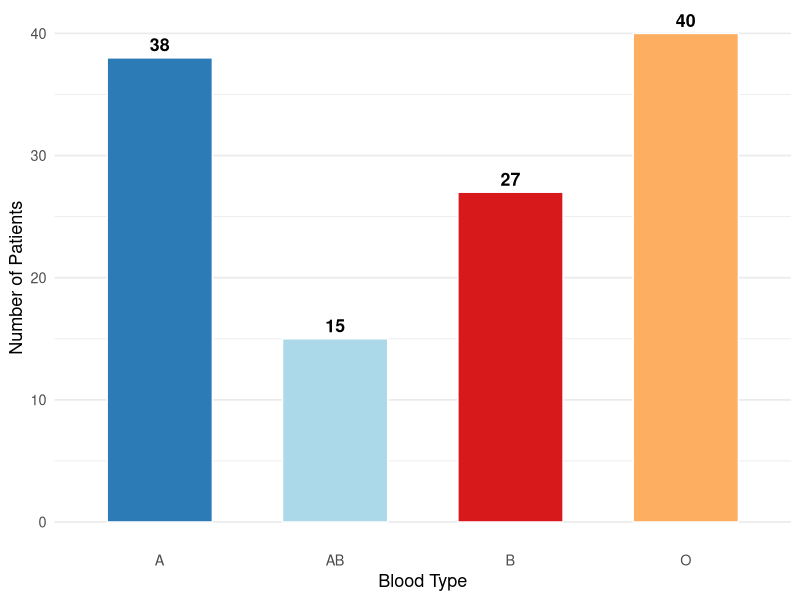
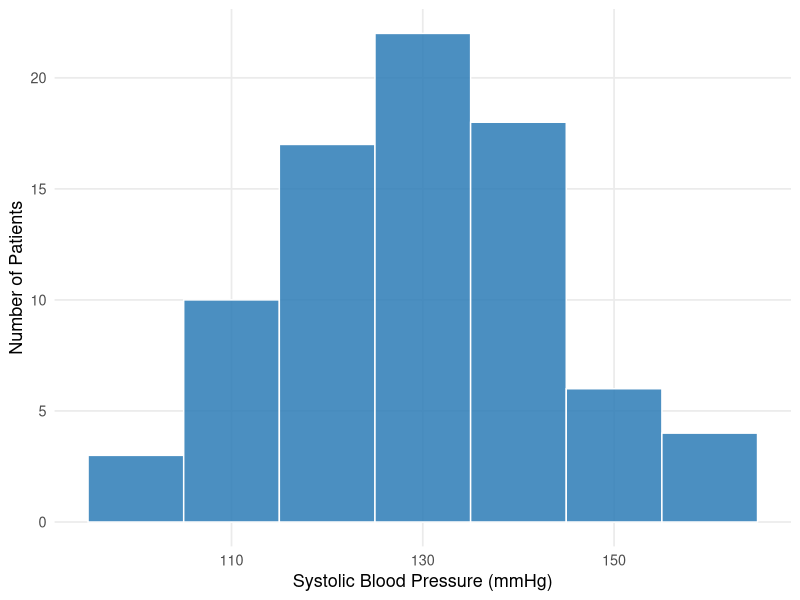
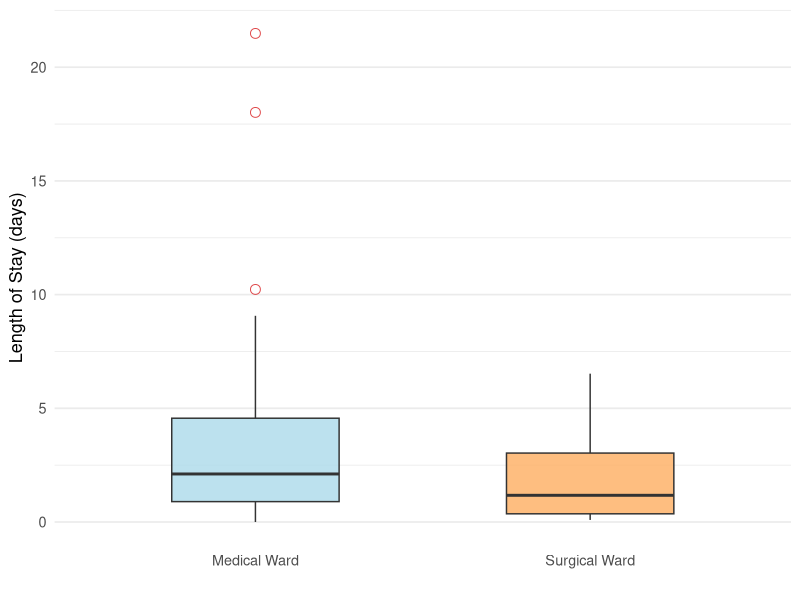

Recreate these plots in R, in order.
## ---- chunk 1
#| label: setup
#| include: false

library(ggplot2)
library(knitr)
library(kableExtra)
library(dplyr)
# Table helpers (used by the book and the slides)
# tbl_fs(): font size; PDF tables use 10pt so they fit the page width
# pdf_w():  fixed column width in the PDF only, so long text wraps
tbl_fs <- function(html_size = 13) if (knitr::is_latex_output()) 10 else html_size
pdf_w  <- function(x) if (knitr::is_latex_output()) x else NULL
## ---- chunk 2
#| label: tbl-central
#| tbl-cap: "Choosing the Right Measure of Central Tendency"

ct <- data.frame(
  Measure = c("Mean", "Median", "Mode"),
  `Best For` = c(
    "Numerical data (continuous or discrete), symmetric distribution",
    "Numerical data with skewness or outliers; Ordinal data",
    "Nominal data; finding the most common category"
  ),
  `Example` = c(
    "Average patient age, average blood glucose",
    "Average length of hospital stay (skewed by long-stay patients)",
    "Most common blood type on a ward, most common reason for admission"
  )
)

kable(ct, col.names = c("Measure", "Best For", "Example"),
      align = c("l","l","l")) |>
  kable_styling(bootstrap_options = c("striped","hover","bordered"),
                full_width = FALSE, font_size = tbl_fs(13)) |>
  column_spec(1, bold = TRUE, color = "#2c7bb6", width = pdf_w("0.8in")) |>
  column_spec(2, width = pdf_w("2.4in")) |>
  column_spec(3, width = pdf_w("2.5in"))
## ---- chunk 3
#| label: tbl-variability
#| tbl-cap: "Summary of Numerical Summary Measures"

vm <- data.frame(
  Measure = c("Mean", "Median", "Mode", "Range", "Variance",
              "Standard Deviation", "Interquartile Range"),
  Symbol = c("xbar", "Md", "Mo", "Max - Min", "s2", "s", "Q3 - Q1"),
  Purpose = c("Central tendency", "Central tendency",
               "Central tendency", "Spread",
               "Spread (squared units)", "Spread (original units)",
               "Spread of the middle 50%"),
  `Data Type` = c("Numerical", "Numerical / Ordinal",
                   "Any", "Numerical",
                   "Numerical", "Numerical", "Numerical / Ordinal")
)

kable(vm, col.names = c("Measure","Symbol","Purpose","Appropriate Data Type"),
      align = c("l","c","l","l")) |>
  kable_styling(bootstrap_options = c("striped","hover","bordered"),
                full_width = FALSE, font_size = tbl_fs(13)) |>
  column_spec(1, bold = TRUE, color = "#2c7bb6")
## ---- chunk 4
#| label: tbl-sd-calc
#| tbl-cap: "Column totals for the standard deviation"

hr <- c(68, 68, 72, 72, 74, 78, 85, 90, 110)
n  <- length(hr)
Sx <- sum(hr); Sx2 <- sum(hr^2)
br <- n * Sx2 - Sx^2                       # n * sum(x^2) - (sum x)^2
fm <- function(v) format(v, big.mark = "{,}", scientific = FALSE)   # for $math$

sd_table <- data.frame(
  Patient = c(paste0("Patient ", 1:n), "Total"),
  x       = c(hr, Sx),
  x2      = c(hr^2, Sx2)
)

kable(sd_table,
      col.names = c("Patient", "Heart rate x", "x^2"),
      align = c("l","c","c"), format.args = list(big.mark = ",")) |>
  kable_styling(bootstrap_options = c("striped","hover","bordered"),
                full_width = FALSE, font_size = tbl_fs(13)) |>
  row_spec(n + 1, bold = TRUE) |>
  row_spec(0, bold = TRUE, color = "white", background = "#2c7bb6")
## ---- chunk 5
#| label: fig-bar
#| fig-cap: "Bar Chart: Blood Types of 120 Patients in a Medical Ward"
#| fig-align: center
#| fig-height: 4
#| fig-width: 6

blood <- data.frame(
  type = c("A", "B", "AB", "O"),
  count = c(38, 27, 15, 40)
)

ggplot(blood, aes(x = type, y = count, fill = type)) +
  geom_bar(stat = "identity", width = 0.6, color = "white") +
  geom_text(aes(label = count), vjust = -0.5, size = 4.5, fontface = "bold") +
  scale_fill_manual(values = c("#2c7bb6","#abd9e9","#d7191c","#fdae61")) +
  labs(x = "Blood Type", y = "Number of Patients") +
  theme_minimal(base_size = 13) +
  theme(legend.position = "none",
        panel.grid.major.x = element_blank())
## ---- chunk 6
#| label: fig-hist
#| fig-cap: "Histogram: Systolic Blood Pressure of 80 Patients"
#| fig-align: center
#| fig-height: 4
#| fig-width: 6

set.seed(123)
bp_data <- data.frame(sbp = round(rnorm(80, mean = 130, sd = 15)))

ggplot(bp_data, aes(x = sbp)) +
  geom_histogram(binwidth = 10, fill = "#2c7bb6", color = "white", alpha = 0.85) +
  labs(x = "Systolic Blood Pressure (mmHg)", y = "Number of Patients") +
  theme_minimal(base_size = 13) +
  theme(panel.grid.minor = element_blank())
## ---- chunk 7
#| label: fig-boxplot
#| fig-cap: "Box Plot: Comparing Length of Hospital Stay Between Two Wards"
#| fig-align: center
#| fig-height: 4
#| fig-width: 6

set.seed(99)
stay <- data.frame(
  days = c(rexp(50, 0.3), rexp(50, 0.5)),
  ward = rep(c("Medical Ward", "Surgical Ward"), each = 50)
)

ggplot(stay, aes(x = ward, y = days, fill = ward)) +
  geom_boxplot(width = 0.5, outlier.color = "#d7191c",
               outlier.shape = 1, outlier.size = 3, alpha = 0.8) +
  scale_fill_manual(values = c("#abd9e9","#fdae61")) +
  labs(x = "", y = "Length of Stay (days)") +
  theme_minimal(base_size = 13) +
  theme(legend.position = "none",
        panel.grid.major.x = element_blank())
## ---- chunk 8
#| label: tbl-charts
#| tbl-cap: "Guide to Choosing the Right Chart"

charts <- data.frame(
  `Chart Type` = c("Bar Chart", "Pie Chart", "Histogram", "Box Plot"),
  `Data Type` = c("Categorical (Nominal/Ordinal); Discrete with few values",
                   "Categorical (Nominal) - proportions",
                   "Numerical (Continuous); Discrete with many values",
                   "Numerical (Continuous/Discrete)"),
  `What It Shows` = c(
    "Frequency or percentage of each category",
    "Proportion of each category as a slice of the whole",
    "Distribution shape, spread, and central tendency",
    "Median, spread, quartiles, and outliers"
  ),
  `Example` = c(
    "Number of patients by blood type; number of falls per month (0-5)",
    "Proportion of patients by diagnosis",
    "Distribution of patient ages or blood pressure",
    "Comparing recovery time between two wards"
  )
)

kable(charts,
      col.names = c("Chart Type","Data Type","What It Shows","Example"),
      align = c("l","l","l","l")) |>
  kable_styling(bootstrap_options = c("striped","hover","bordered"),
                full_width = FALSE, font_size = tbl_fs(13)) |>
  column_spec(1, bold = TRUE, color = "#2c7bb6", width = pdf_w("0.9in")) |>
  column_spec(2, width = pdf_w("1.4in")) |>
  column_spec(3, width = pdf_w("1.6in")) |>
  column_spec(4, width = pdf_w("1.6in"))
